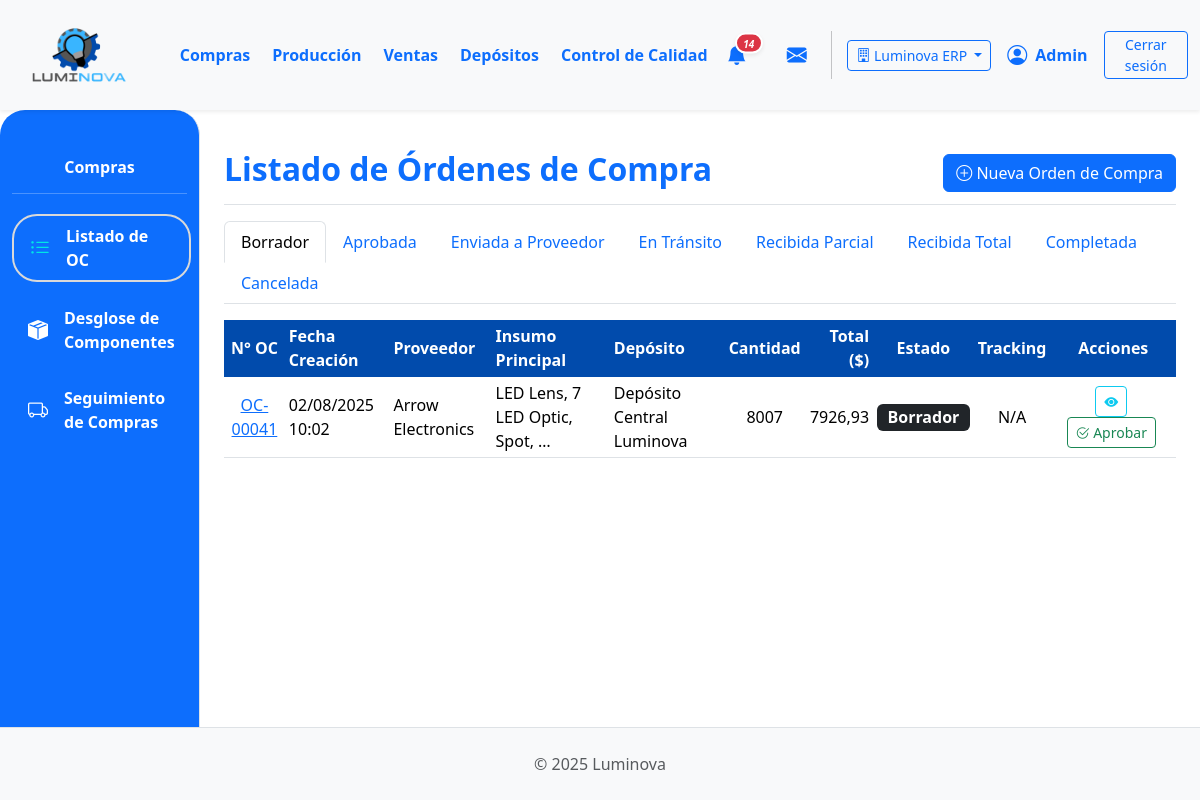
Page /compras/compras/ (signed in) on the committed database.
### App_LUMINOVA/models.py (models this page shows, shortened)
class Empresa(models.Model):
    nombre = models.CharField(max_length=150, unique=True)
    razon_social = models.CharField(max_length=255, blank=True)
    cuit = models.CharField(max_length=20, blank=True)
    direccion = models.CharField(max_length=255, blank=True)
    telefono = models.CharField(max_length=50, blank=True)
    email = models.EmailField(blank=True)
    fecha_creacion = models.DateTimeField(auto_now_add=True)
    activa = models.BooleanField(default=True)
    class Meta:
        verbose_name = "Empresa"
        verbose_name_plural = "Empresas"

class EmpresaScopedModel(models.Model):
    empresa = models.ForeignKey(
        'Empresa',
        on_delete=models.PROTECT,
        related_name="%(app_label)s_%(class)s",
        null=True,
        blank=True,
    )
    EMPRESA_FALLBACK_FIELDS = ()
    class Meta:
        abstract = True

class Orden(EmpresaScopedModel):
    EMPRESA_FALLBACK_FIELDS = ("deposito", "insumo_principal")
    TIPO_ORDEN_CHOICES = [
        ("compra", "Orden de Compra"),
    ]
    ESTADO_ORDEN_COMPRA_CHOICES = [
        ("BORRADOR", "Borrador"),
        ("APROBADA", "Aprobada"),
        ("ENVIADA_PROVEEDOR", "Enviada al Proveedor"),
        ("CONFIRMADA_PROVEEDOR", "Confirmada por Proveedor"),
        ("EN_TRANSITO", "En Tránsito"),
        ("RECIBIDA_PARCIAL", "Recibida Parcialmente"),
        ("RECIBIDA_TOTAL", "Recibida Totalmente"),
        ("COMPLETADA", "Completada"),
        ("CANCELADA", "Cancelada"),
    ]
    numero_orden = models.CharField(
        max_length=20, unique=True, verbose_name="N° Orden de Compra"
    )
    tipo = models.CharField(max_length=20, choices=TIPO_ORDEN_CHOICES, default="compra")
    fecha_creacion = models.DateTimeField(default=timezone.now)
    proveedor = models.ForeignKey(
        Proveedor,
        on_delete=models.PROTECT,
        related_name="ordenes_de_compra_a_proveedor",
    )
    estado = models.CharField(
        max_length=30, choices=ESTADO_ORDEN_COMPRA_CHOICES, default="BORRADOR"
    )
    insumo_principal = models.ForeignKey(
        Insumo,
        on_delete=models.SET_NULL,
        null=True,
        blank=True,
        verbose_name="Insumo Principal",
    )
    cantidad_principal = models.PositiveIntegerField(
        null=True, blank=True, verbose_name="Cantidad Insumo Principal"
    )
    precio_unitario_compra = models.DecimalField(
        max_digits=10,
        decimal_places=2,
        null=True,
        blank=True,
        verbose_name="Precio Unit. Compra (de la oferta)",
    )
    deposito = models.ForeignKey(
        'Deposito',
        on_delete=models.PROTECT,
        null=True,
        blank=True,
        related_name='ordenes_de_compra',
        verbose_name='Depósito que solicita',
        help_text='Depósito que origina la solicitud de compra',
    )
    total_orden_compra = models.DecimalField(
        max_digits=12, decimal_places=2, default=0.00
    )
    fecha_estimada_entrega = models.DateField(null=True, blank=True)
    numero_tracking = models.CharField(max_length=50, null=True, blank=True)
    notas = models.TextField(blank=True, null=True)

class Proveedor(EmpresaScopedModel):
    nombre = models.CharField(max_length=100, unique=True)
    contacto = models.CharField(max_length=100, blank=True)
    telefono = models.CharField(max_length=25, blank=True)
    email = models.EmailField(blank=True, null=True)

class Insumo(EmpresaScopedModel):
    EMPRESA_FALLBACK_FIELDS = ("deposito", "categoria")
    notificado_a_compras = models.BooleanField(default=False, help_text="¿Ya fue notificado a compras por stock bajo?")
    descripcion = models.CharField(max_length=255)
    categoria = models.ForeignKey(
        CategoriaInsumo, on_delete=models.PROTECT, related_name="insumos"
    )
    fabricante = models.ForeignKey(
        Fabricante,
        on_delete=models.SET_NULL,
        null=True,
        blank=True,
        related_name="insumos_fabricados",
    )
    imagen = models.ImageField(null=True, blank=True, upload_to="insumos/")
    stock = models.IntegerField(default=0)
    cantidad_en_pedido = models.PositiveIntegerField(
        default=0, verbose_name="Cantidad en Pedido", blank=True, null=True
    )
    deposito = models.ForeignKey(
        "Deposito",
        on_delete=models.PROTECT,
        related_name="insumos",
        null=True,
        blank=True,
        help_text="Depósito al que pertenece este insumo",
    )

class Deposito(models.Model):
    nombre = models.CharField(max_length=100)
    empresa = models.ForeignKey(Empresa, on_delete=models.CASCADE, related_name="depositos")
    ubicacion = models.CharField(max_length=255, blank=True)
    descripcion = models.TextField(blank=True)
    class Meta:
        unique_together = ("nombre", "empresa")

### App_LUMINOVA/views_compras.py (the view)
@login_required
def compras_lista_oc_view(request):
    from collections import OrderedDict
    ESTADOS_OC = OrderedDict([
        ("BORRADOR", "Borrador"),
        ("APROBADA", "Aprobada"),
        ("ENVIADA_PROVEEDOR", "Enviada a Proveedor"),
        ("EN_TRANSITO", "En Tránsito"),
        ("RECIBIDA_PARCIAL", "Recibida Parcial"),
        ("RECIBIDA_TOTAL", "Recibida Total"),
        ("COMPLETADA", "Completada"),
        ("CANCELADA", "Cancelada"),
    ])
    ordenes_compra = filter_ordenes_compra_por_empresa(
        request,
        Orden.objects.filter(tipo="compra")
        .select_related("proveedor", "insumo_principal")
        .order_by("-fecha_creacion")
    )
    ordenes_por_estado = {estado: [] for estado in ESTADOS_OC.keys()}
    for oc in ordenes_compra:
        if oc.estado in ordenes_por_estado:
            ordenes_por_estado[oc.estado].append(oc)
    estados_oc_tabs = []
    for estado, nombre in ESTADOS_OC.items():
        ocs = ordenes_por_estado.get(estado, [])
        estados_oc_tabs.append((estado, nombre, ocs))
    context = {
        "estados_oc_tabs": estados_oc_tabs,
        "titulo_seccion": "Listado de Órdenes de Compra",
    }
    return render(request, "compras/compras_lista_oc.html", context)

### App_LUMINOVA/templates/compras/compras_lista_oc.html (shortened to what this page needs)
{% extends 'padre.html' %}
{% load static %}
{% load django_bootstrap5 %}
{% block sidebar_content %}
    {% include 'compras/compras_sidebar.html' %}
{% endblock %}
{% block content %}
<div class="d-flex justify-content-between flex-wrap flex-md-nowrap align-items-center pt-3 pb-2 mb-3 border-bottom">
    <h1 class="h2 fw-bold text-primary">{{ titulo_seccion }}</h1>
    <div class="btn-toolbar mb-2 mb-md-0">
        <a href="{% url 'App_LUMINOVA:compras_crear_oc' %}" class="btn btn-primary">
            <i class="bi bi-plus-circle"></i> Nueva Orden de Compra
        </a>
    </div>
</div>
<ul class="nav nav-tabs" id="ocTabs" role="tablist">
  {% for estado, nombre, ocs in estados_oc_tabs %}
    <li class="nav-item" role="presentation">
      <button class="nav-link {% if forloop.first %}active{% endif %}" id="tab-{{ estado }}" data-bs-toggle="tab" data-bs-target="#tab-content-{{ estado }}" type="button" role="tab" aria-controls="tab-content-{{ estado }}" aria-selected="{% if forloop.first %}true{% else %}false{% endif %}">{{ nombre }}</button>
    </li>
  {% endfor %}
</ul>
<div class="tab-content mt-3" id="ocTabsContent">
  {% for estado, nombre, ocs in estados_oc_tabs %}
    <div class="tab-pane fade {% if forloop.first %}show active{% endif %}" id="tab-content-{{ estado }}" role="tabpanel" aria-labelledby="tab-{{ estado }}">
      <div class="table-responsive">
        <table class="table table-hover table-sm align-middle">
          <thead class="color-thead">
            <tr>
              <th class="text-center">N° OC</th>
              <th>Fecha Creación</th>
              <th>Proveedor</th>
              <th>Insumo Principal</th>
              <th>Depósito</th>
              <th class="text-center">Cantidad</th>
              <th class="text-end">Total ($)</th>
              <th class="text-center">Estado</th>
              <th class="text-center">Tracking</th>
              <th class="text-center" style="min-width: 120px;">Acciones</th>
            </tr>
          </thead>
          <tbody>
            {% for oc in ocs %}
            <tr>
              <td class="text-center">
                <a href="{% url 'App_LUMINOVA:compras_detalle_oc' oc.id %}">{{ oc.numero_orden }}</a>
              </td>
              <td>{{ oc.fecha_creacion|date:"d/m/Y H:i" }}</td>
              <td>{{ oc.proveedor.nombre|default_if_none:"N/A" }}</td>
              <td>{{ oc.insumo_principal.descripcion|default_if_none:"N/A"|truncatechars:30 }}</td>
              <td>{{ oc.deposito.nombre|default_if_none:"N/A" }}</td>
              <td class="text-center">{{ oc.cantidad_principal|default_if_none:"-" }}</td>
              <td class="text-end">{{ oc.total_orden_compra|floatformat:2|default:"0.00" }}</td>
              <td class="text-center">
                <span class="badge fs-6
                  {% if oc.estado == 'BORRADOR' %}bg-dark
                  {% elif oc.estado == 'PENDIENTE_APROBACION' %}bg-warning text-dark
                  {% elif oc.estado == 'APROBADA' %}bg-secondary
                  {% elif oc.estado == 'ENVIADA_PROVEEDOR' %}bg-primary
                  {% elif oc.estado == 'CONFIRMADA_PROVEEDOR' %}bg-primary-subtle text-primary-emphasis border border-primary-subtle
                  {% elif oc.estado == 'EN_TRANSITO' %}bg-info-subtle text-info-emphasis border border-info-subtle
                  {% elif oc.estado == 'RECIBIDA_PARCIAL' %}bg-success-subtle text-success-emphasis border border-success-subtle
                  {% elif oc.estado == 'RECIBIDA_TOTAL' %}bg-success
                  {% elif oc.estado == 'COMPLETADA' %}bg-success
                  {% elif oc.estado == 'CANCELADA' %}bg-dark
                  {% else %}bg-light text-dark{% endif %}">
                  {{ oc.get_estado_display }}
                </span>
              </td>
              <td class="text-center">
                {% if oc.numero_tracking %}
                  <a href="{% url 'App_LUMINOVA:compras_tracking_pedido' oc.id %}" class="fw-bold" title="Ver seguimiento de {{ oc.numero_orden }}">
                    {{ oc.numero_tracking }}
                  </a>
                {% else %}
                  N/A
                {% endif %}
              </td>
              <td class="text-center">
                <a href="{% url 'App_LUMINOVA:compras_detalle_oc' oc.id %}" class="btn btn-sm btn-outline-info me-1" title="Ver Detalles de OC {{ oc.numero_orden }}">
                  <i class="bi bi-eye-fill"></i>
                </a>
                {% if oc.estado == 'BORRADOR' %}
                  <form method="post" action="{% url 'App_LUMINOVA:compras_aprobar_oc_directamente' oc.id %}" style="display: inline;">
                    <button type="submit" class="btn btn-sm btn-outline-success me-1" title="Aprobar OC {{ oc.numero_orden }}">
                      <i class="bi bi-check2-circle"></i> Aprobar
                    </button>
                  </form>
                {% elif oc.estado == 'PENDIENTE_APROBACION' %}
                  <a href="{% url 'App_LUMINOVA:compras_editar_oc' oc.id %}" class="btn btn-sm btn-outline-primary me-1" title="Editar OC (si permitido en este estado)">
                    <i class="bi bi-pencil-square"></i>
                  </a>
                {% endif %}
              </td>
            </tr>
            {% empty %}
            <tr>
              <td colspan="10" class="text-center fst-italic text-muted py-3">
                No hay órdenes de compra en este estado.
              </td>
            </tr>
            {% endfor %}
          </tbody>
        </table>
      </div>
    </div>
  {% endfor %}
</div>
{% endblock %}

### App_LUMINOVA/templates/shared/header.html (shortened to what this page needs)
{% load static %}
<header>
    <nav class="navbar navbar-expand-lg navbar-light bg-light shadow-sm p-0">
        <div class="container-fluid d-flex align-items-center">
            <div class="col-md-3 col-lg-1">
                <a class="navbar-brand d-flex align-items-center ms-3" href="{% url 'App_LUMINOVA:dashboard' %}">
                    <img src="{% static 'img/logo.png' %}" alt="Luminova Logo" height="100" width="100" class="d-inline-block align-text-top me-2">
                </a>
            </div>
            <div class="collapse navbar-collapse" id="navbarContent" style="padding-left: 5%;">
                <ul class="navbar-nav mb-2 mb-lg-0 d-flex justify-content-around w-100">
                    <li class="nav-item"><a class="nav-link text-primary fw-bold" href="{% url 'App_LUMINOVA:compras_lista_oc' %} ">Compras</a></li>
                    <li class="nav-item"><a class="nav-link text-primary fw-bold" href="{% url 'App_LUMINOVA:produccion_principal' %}">Producción</a></li>
                    <li class="nav-item"><a class="nav-link text-primary fw-bold" href="{% url 'App_LUMINOVA:ventas_lista_ov' %}">Ventas</a></li>
                    <li class="nav-item"><a class="nav-link text-primary fw-bold" href="{% url 'App_LUMINOVA:seleccionar_deposito' %}">Depósitos</a></li>
                    <li class="nav-item"><a class="nav-link text-primary fw-bold" href="{% url 'App_LUMINOVA:control_calidad_view' %}">Control de Calidad</a></li>
                </ul>
                <div class="navbar-nav ms-auto d-flex flex-row align-items-center">
                    {% if user.is_authenticated %}
                        <div class="nav-item dropdown me-3">
                            <a class="nav-link px-2 position-relative d-flex align-items-center" href="#" role="button" data-bs-toggle="dropdown" aria-expanded="false" title="Notificaciones">
                                <i class="bi bi-bell-fill fs-5 text-primary">
                                    {% if total_notificaciones > 0 %}
                                    <span class="position-absolute translate-middle badge rounded-pill bg-danger shadow-sm" style="font-size: 0.5em; min-width:18px; border:2px solid #fff; margin-top: 3px; margin-left: 2px; display: inline-block; text-align: center;">{{ total_notificaciones }}</span>
                                    {% endif %}
                                </i>
                            </a>
                        </div>
                        <div class="nav-item dropdown ms-2" id="dropdown-mensajes">
                            <a class="nav-link px-2 position-relative d-flex align-items-center" href="#" id="mensajesDropdown" role="button" data-bs-toggle="dropdown" aria-expanded="false" title="Mensajes">
                                <i class="bi bi-envelope-fill fs-5 text-primary"></i>
                            </a>
                        </div>
                        <div class="nav-item d-flex align-items-center">
                            {% if empresas_disponibles|length > 1 %}
                            <div class="dropdown me-3">
                                <button class="btn btn-sm btn-outline-primary dropdown-toggle" type="button" id="empresaDropdown" data-bs-toggle="dropdown" aria-expanded="false" title="Cambiar empresa">
                                    <i class="bi bi-building"></i>
                                    <span class="d-none d-lg-inline">{{ empresa_actual.nombre|truncatechars:20 }}</span>
                                </button>
                            </div>
                            {% endif %}
                             <i class="bi bi-person-circle fs-5 text-primary"></i>
                             <span class="ms-2 fw-bold text-primary">{{ user.first_name|default:user.username|capfirst }}</span>
                        </div>
                        <div class="nav-item ms-3">
                            <a class="btn btn-outline-primary btn-sm btn-CS" href="#" id="logout-btn">Cerrar sesión</a>
                        </div>
                    {% endif %}
                </div>
            </div>
        </div>
    </nav>
</header>

### rows in the picture
Empresa: nombre "Luminova ERP"
Orden: estado "Borrador", numero_orden "OC-00041", fecha_creacion "02/08/2025 10:02", proveedor.nombre "Arrow Electronics", insumo_principal.descripcion "LED Lens, 7 LED Optic, Spot, …", deposito.nombre "Depósito Central Luminova", cantidad_principal "8007", total_orden_compra "7926,93", shows "N/A"
Orden: estado "Aprobada"
Orden: nombre "Enviada a Proveedor"
Orden: nombre "En Tránsito"

### other values in the picture
{{ total_notificaciones }} "14"
{{ user.first_name|default:user.username|capfirst }} "Admin"
{{ titulo_seccion }} "Listado de Órdenes de Compra"
{{ nombre }} "Recibida Parcial" "Recibida Total" "Completada" "Cancelada"
